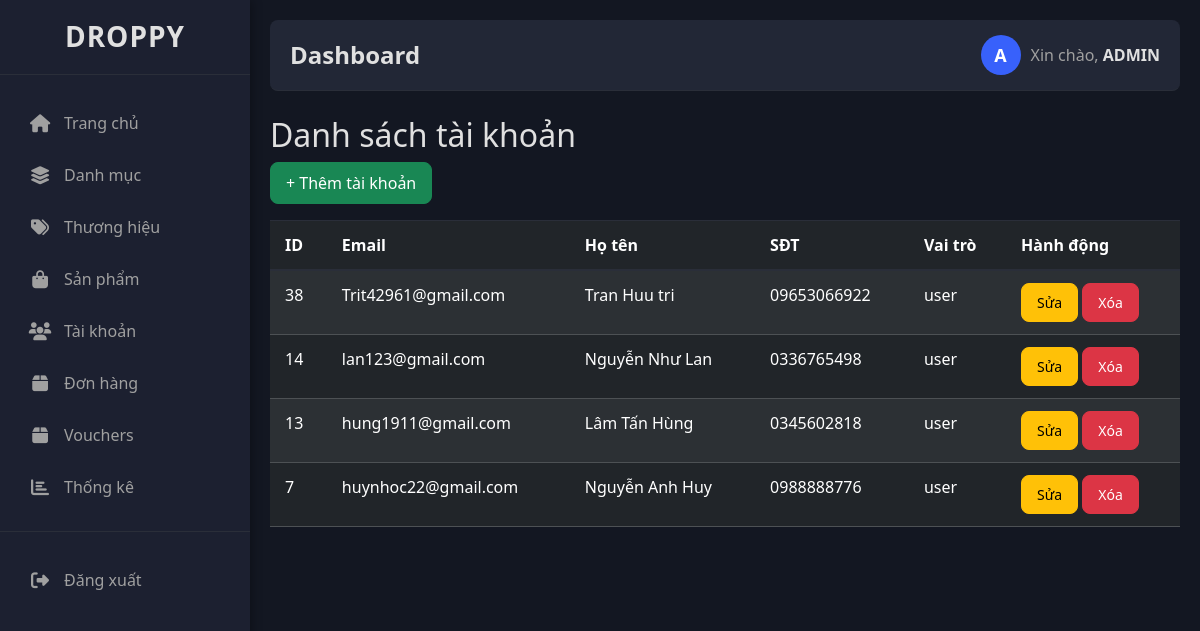
Screenshot of /admin/accountlist.php with the database file from the repository.
### tables this page shows
CREATE TABLE `account` (
  `id` int(11) NOT NULL,
  `email` varchar(100) NOT NULL,
  `fullname` varchar(255) NOT NULL,
  `phone` varchar(15) NOT NULL,
  `password` varchar(255) NOT NULL,
  `verification_token` varchar(255) DEFAULT NULL,
  `is_verified` tinyint(1) NOT NULL DEFAULT 0,
  `role` enum('user','admin') DEFAULT 'user',
  `created_at` timestamp NOT NULL DEFAULT current_timestamp()
);

### admin/dtb.php (called while the page is built, shortened)
<?php
if (!class_exists('Database')) {
    class Database {
        public $host = DB_HOST;
        public $user = DB_USER;
        public $pass = DB_PASS;
        public $dbname = DB_NAME;
        public $link;
        private function connectDB() {
            $this->link = new mysqli($this->host, $this->user, $this->pass, $this->dbname);
        }
        public function select($query, $params = []) {
            $stmt = $this->link->prepare($query);
            $stmt->execute();
            $result = $stmt->get_result();
            return $result->num_rows > 0 ? $result : false;
        }
    }
}
?>

### admin/class/account_class.php (called while the page is built, shortened)
<?php
include_once "dtb.php";
?>
<?php
class account
{
    private $db;
    public function __construct()
    {
        $this->db = new Database();
    }
    public function show_account()
    {
        $query = "SELECT * FROM account ORDER BY id DESC";
        $result = $this->db->select($query);
        return $result;
    }
}
?>

### admin/accountlist.php (the view, shortened to what this page needs)
<?php
include "./class/account_class.php";
$account = new account();
$accounts = $account->show_account();
?>
<?php include 'slider.php'; ?>
<?php include 'header.php'; ?>
<h2>Danh sách tài khoản</h2>
<a href="accountadd.php" class="btn btn-success mb-3">+ Thêm tài khoản</a>
<table class="table table-dark table-striped">
  <thead>
    <tr>
      <th>ID</th>
      <th>Email</th>
      <th>Họ tên</th>
      <th>SĐT</th>
      <th>Vai trò</th>
      <th>Hành động</th>
    </tr>
  </thead>
  <tbody>
    <?php if ($accounts): ?>
      <?php while ($row = $accounts->fetch_assoc()): ?>
        <tr>
          <td><?= $row['id'] ?></td>
          <td><?= $row['email'] ?></td>
          <td><?= $row['fullname'] ?></td>
          <td><?= $row['phone'] ?></td>
          <td><?= $row['role'] ?></td>
          <td>
            <a href="accountedit.php?id=<?= $row['id'] ?>" class="btn btn-warning btn-sm">Sửa</a>
            <a href="?delete=<?= $row['id'] ?>" class="btn btn-danger btn-sm" onclick="return confirm('Xác nhận xóa?')">Xóa</a>
          </td>
        </tr>
      <?php endwhile; ?>
    <?php else: ?>
      <tr><td colspan="6">Không có tài khoản nào.</td></tr>
    <?php endif; ?>
  </tbody>
</table>

### admin/style.css (style rules this page uses)
:root { --main-bg: #131722; --sidebar-bg: #1c2030; --card-bg: #222736; --text-primary: #e0e0e0; --text-secondary: #a0a0a0; --accent-blue: #3861fb; --accent-green: #16c784; --accent-yellow: #f7931a; --accent-red: #ea3943; --accent-purple: #8a63d2; --border-color: #2a2e39; --hover-bg: #2a2e39; --success-color: #4caf50; }
body { min-height: 100vh; background-color: var(--main-bg); color: var(--text-primary); font-family: "Segoe UI", Tahoma, Geneva, Verdana, sans-serif; margin: 0; }
.btn { border-radius: 8px; padding: 8px 15px; font-weight: 500; transition: all 0.3s; cursor: pointer; text-decoration: none; display: inline-block; text-align: center; }
.table { width: 100%; color: var(--text-primary); border-collapse: collapse; }
.table-dark { background-color: var(--card-bg); }
.table-striped tbody tr:nth-of-type(odd) { background-color: rgba(255, 255, 255, 0.05); }
.table th, .table td { padding: 12px 15px; border-top: 1px solid var(--border-color); }
.table thead th { border-bottom: 2px solid var(--border-color); }

### rows the page displays
account: id "38", email "Trit42961@gmail.com", fullname "Tran Huu tri", phone "09653066922", role "user"
account: id "14", email "lan123@gmail.com", fullname "Nguyễn Như Lan", phone "0336765498", role "user"
account: id "13", email "hung1911@gmail.com", fullname "Lâm Tấn Hùng", phone "0345602818", role "user"
account: id "7", email "huynhoc22@gmail.com", fullname "Nguyễn Anh Huy", phone "0988888776", role "user"
